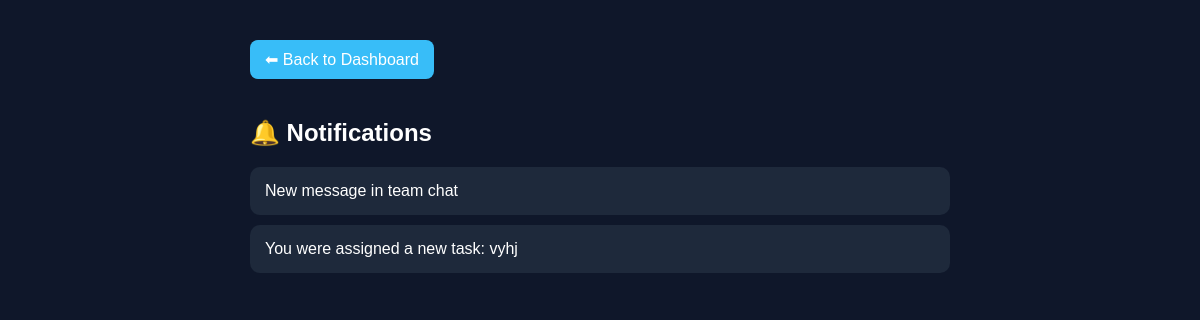
The app's page /notifications (signed in) with its own data.
### tables this page shows
CREATE TABLE notifications (
    id INTEGER PRIMARY KEY AUTOINCREMENT,
    username TEXT,
    message TEXT,
    is_read INTEGER DEFAULT 0,
    created_at DATETIME DEFAULT CURRENT_TIMESTAMP
);

### app.py (the view)
@app.route("/notifications")
def notifications():
    if not session.get("logged_in"):
        return redirect("/login")
    username = session.get("username")
    conn = sqlite3.connect("users.db",timeout=10)
    cursor = conn.cursor()
    cursor.execute(
        "SELECT * FROM notifications WHERE username=? ORDER BY id DESC",
        (username,)
    )
    notifications = cursor.fetchall()
    cursor.execute(
        "UPDATE notifications SET is_read=1 WHERE username=?",
        (username,)
    )
    conn.commit()
    conn.close()
    return render_template(
        "notifications.html",
        notifications=notifications
    )

### templates/notifications.html (shortened to what this page needs)
<!DOCTYPE html>
<html>
<head>
</head>
<body>
<div class="container">
<a href="/dashboard" class="back">
⬅ Back to Dashboard
</a>
<h2>🔔 Notifications</h2>
{% for n in notifications %}
<div class="card">
{{ n[2] }}
</div>
{% endfor %}
</div>
</body>
</html>

### templates/notifications.html (style rules this page uses)
body { margin:0; font-family:Poppins,sans-serif; background:#0f172a; color:white; }
.container { padding:40px; max-width:700px; margin:auto; }
.card { background:#1e293b; padding:15px; border-radius:10px; margin-bottom:10px; }
.back { display:inline-block; margin-bottom:20px; background:#38bdf8; padding:10px 15px; border-radius:8px; color:white; text-decoration:none; }

### records on screen
notifications: message "New message in team chat"
notifications: message "You were assigned a new task: vyhj"
